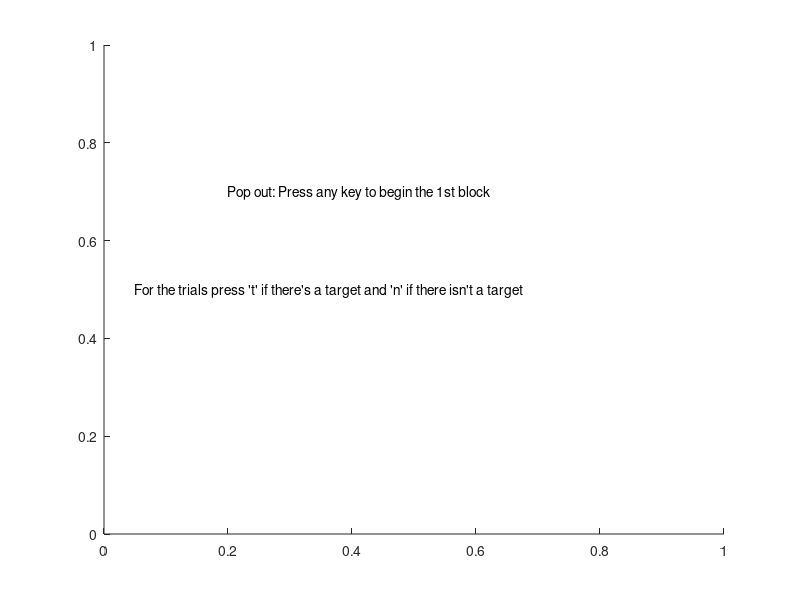

This figure's MATLAB source: (Note: this script raises an error after producing the figure.)
% %% 6.3
% format long;
% ii = 1;
% t = [];
% while ii < 1000000
%     tic
%     ii = ii + 1;
%     t(ii,1) = toc;
% end
% figure
% plot(t)

%% project 6.4 - chapter info
% % % clear
% % % close all
% % % 
% % % h = figure;
% % % get(h)
% % % set(h, 'Pointer', 'crosshair')
% % % set(h,'visible','off')
% % % set(h,'visible','on')
% % % g = text(0.5,0.5,'This is pretty cool')
% % % set(g,'color','r','FontSize',20)
% % % 
% % % pause %Waiting for single key press
% % % h725 = get(h,'CurrentCharacter');
% % % 
% % % % Pearson correlation
% % % a = rand(100,2); %Creates 2 columns of 100 rand vals each, puts it in var a
% % % b = corrcoef(a(:,1),a(:,2)); %Calculates the pearson corr between 2 cols
% % % 
% % % % p here should be high to indicate that the values were obtained by chance
% % % % alone
% % % [magnitude, p] = corrcoef(a(:,1),a(:,2)); 

%% Project 6.4 draft
%main script
start=figure;
text(0.2, 0.7, 'Pop out: Press any key to begin the 1st block');
text(0.05, 0.5, 'For the trials press ''t'' if there''s a target and ''n'' if there isn''t a target');
pause;
close;
right = 0;
wrong = 0;
trial_block=30;

%1st block pop-out with n objects; we do 30 trials;
n=12;
t_target4pop=[];
t_no_target4pop=[];
z=randperm(trial_block);
for i=1:trial_block
    if(z(i) <=(trial_block/2))
      target='y';
    else
      target='n';
    end
    g = treisman(n, 'p', target);
    tic;
    pause;
    temp_t=toc;
    %t=[t, temp_t];
    temp_ans=get(g, 'CurrentCharacter');
    %ans=[ans, temp_ans];
    close;
    if((strcmp(target, 'y') && strcmp(temp_ans, 't'))) 
        t_target4pop=[t_target4pop, temp_t];
        right = right + 1;
    elseif((strcmp(target, 'n') && strcmp(temp_ans, 'n')))
        t_no_target4pop=[t_no_target4pop, temp_t];
        right = right + 1;
    else
        wrong = wrong + 1;
    end
end
t_targ4pop_mean=mean(t_target4pop);
t_no_targ4pop_mean=mean(t_no_target4pop);



%% Now we begin the conjunction search.
next=figure;
text(0.2, 0.7, 'Conjunction: Press any key to begin the 1st blocks');
text(0.05, 0.5, 'For the trials press ''t'' if there''s a target and ''n'' if there isn''t a target');
pause;
close;
rightc = 0;
wrongc = 0;
trial_block=30;ntt
%1st block conjunction with 4 objects; we do 30 trials;
n=12;
t_target4con=[];
t_no_target4con=[];
z=randperm(trial_block);
for i=1:trial_block
    if(z(i) <=(trial_block/2))
      target='y';
    else
      target='n';
    end
    g=treisman(n, 'c', target);
    tic;
    pause;
    temp_t=toc;
    %t=[t, temp_t];
    temp_ans=get(g, 'CurrentCharacter');
    %ans=[ans, temp_ans];
    close
    
    if((strcmp(target, 'y') && strcmp(temp_ans, 't'))) 
        t_target4con=[t_target4con, temp_t];
        rightc = rightc + 1;
    elseif((strcmp(target, 'n') && strcmp(temp_ans, 'n')))
        t_no_target4con=[t_no_target4con, temp_t];
        rightc = rightc + 1;
    else
        wrongc = wrongc + 1;
    end
end

t_targ4con_mean=mean(t_target4con);
t_no_targ4con_mean=mean(t_no_target4con);
next=figure;
text(0.2, 0.7, 'Press any key to begin the next block');
text(0.05, 0.5, 'For the trials press ''t'' if there''s a target and ''n'' if there isn''t a target');
pause;
close;
trial_block=30;


%% Plotting the results of the experiment -- lets figure this out for next time
% % % t_targ16con_mean=mean(t_target16con);
% % % t_no_targ16con_mean=mean(t_no_target16con);
% % % n=[4, 8, 12, 16]';
% % % t_target_pop=[t_targ4pop_mean, t_targ8pop_mean, t_targ12pop_mean, t_targ16pop_mean]';
% % % t_target_con=[t_targ4con_mean, t_targ8con_mean, t_targ12con_mean, t_targ16con_mean]';
% % % t_no_target_pop=[t_no_targ4pop_mean, t_no_targ8pop_mean, t_no_targ12pop_mean, t_no_targ16pop_mean]';
% % % t_no_target_con=[t_no_targ4con_mean, t_no_targ8con_mean, t_no_targ12con_mean, t_no_targ16con_mean]';
% % % [M1, p1]=corrcoef(n, t_target_pop);
% % % M1=M1(1,2);
% % % p1=p1(1,2);
% % % [M2, p2]=corrcoef(n, t_target_con);
% % % M2=M2(1,2);
% % % p2=p2(1,2);
% % % [M3, p3]=corrcoef(n, t_no_target_pop);
% % % M3=M3(1,2);
% % % p3=p3(1,2);
% % % [M4, p4]=corrcoef(n, t_no_target_con);
% % % M4=M4(1,2);
% % % p4=p4(1,2);
% % % sprintf('The correlation coefficient is %0.5g and the p-value is %0.5g for the popout trial when the target was present', M1, p1)
% % % sprintf('The correlation coefficient is %0.5g and the p-value is %0.5g for the conjunction trial when the target was present', M2, p2)
% % % sprintf('The correlation coefficient is %0.5g and the p-value is %0.5g for the popout trial when the target was absent', M3, p3)
% % % sprintf('The correlation coefficient is %0.5g and the p-value is %0.5g for the conjunction trial when the target was absent', M4, p4)
% % % comment='p-values < 0.05 are considered significant';
% % % figure;
% % % plot(n, t_target_pop);
% % % hold on;
% % % plot(n, t_target_con, 'r');
% % % title('Correctly Identified the Presence of Target');
% % % legend('Pop Out', 'Conjunction');
% % % xlabel('Set Size');
% % % ylabel('Mean Reaction Time (sec)');
% % % hold off;
% % % figure;
% % % plot(n, t_no_target_pop);
% % % hold on;
% % % plot(n, t_no_target_con, 'r');
% % % title('Correctly Identified the Absence of Target');
% % % legend('Pop Out', 'Conjunction');
% % % xlabel('Set Size');
% % % ylabel('Mean Reaction Time (sec)');
% % % hold off;
